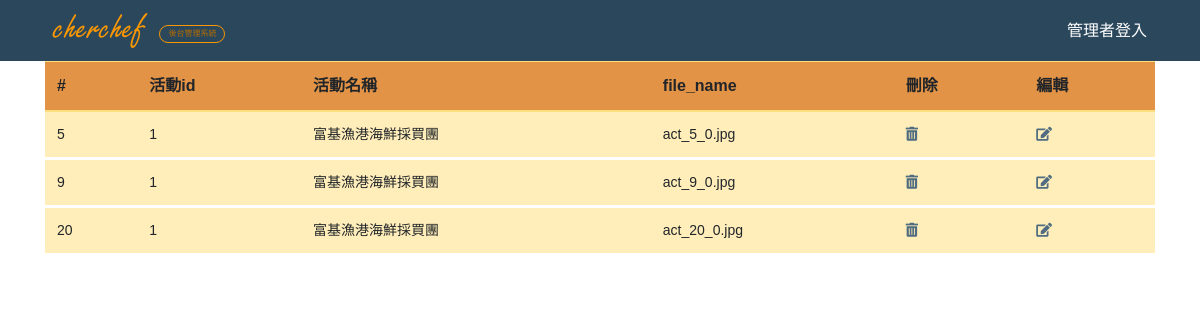
/Chef/activities_photo_search.php?search_input=富基漁港海鮮採買團&activities_sid=1, run on an earlier commit of the app's database.
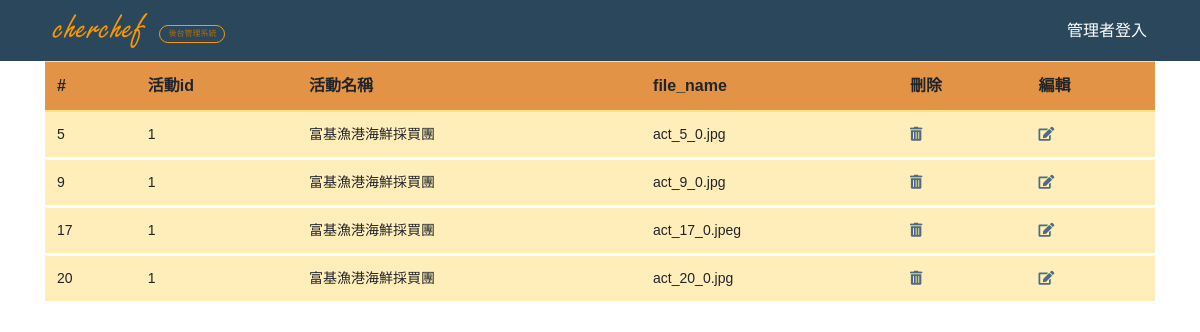
And on a later commit of the database.
### tables this page shows
CREATE TABLE `activities_photo` (
  `sid` int(11) NOT NULL,
  `activities_sid` int(11) NOT NULL,
  `file_name` varchar(255) NOT NULL
);

CREATE TABLE `activities` (
  `sid` int(11) NOT NULL,
  `name` varchar(255) NOT NULL,
  `chef` varchar(255) NOT NULL,
  `places` varchar(255) NOT NULL,
  `time` date NOT NULL,
  `duration` varchar(255) NOT NULL,
  `price` varchar(255) NOT NULL,
  `content` varchar(255) NOT NULL,
  `details` varchar(255) NOT NULL,
  `act_pics` varchar(255) NOT NULL,
  `u_limit` varchar(255) NOT NULL
);

### Chef/activities_photo_search.php (the view, shortened to what this page needs)
<?php
require __DIR__ . '/connect.php';
?>
<?php
if(isset($_POST['search_input']))
$set = $_POST['search_input'];
else if ($_GET['search_input'])
$set = $_GET['search_input'];
if ($set) {
        $show = "SELECT * FROM activities WHERE name LIKE '%$set%'";
        $result = $pdo->query($show);
        $r = $result->fetchAll(PDO::FETCH_ASSOC);
        ?>
<?php include __DIR__ . '/_html_header.php' ?>
<?php include __DIR__ . '/_navbar.php' ?>
<div class="container">
<table class="table table-warning table-hover">
    <thead class="bg-warning">
        <tr>
            <th scope="col">#</th>
            <th scope="col">活動id</th>
            <th scope="col">活動名稱</th>
            <th scope="col">file_name</th>
            <th scope="col">刪除</th>
            <th scope="col">編輯</th>
        </tr>
    </thead>
    <tbody>
        <?php foreach ($r as $ro) : ?>
        <?php
        $sid = $ro['sid'];
        $show2 = "SELECT * FROM activities_photo WHERE activities_sid = $sid";
        $result2 = $pdo->query($show2);
        $rows = $result2->fetchAll(PDO::FETCH_ASSOC);
        ?>
        <?php foreach ($rows as $row) : ?>
        <tr class="form_data_font_style">
            <td><?= $row['sid'] ?></td>
            <td><?= $row['activities_sid'] ?></td>
            <?php
            $stmt2 = $pdo->prepare("SELECT * FROM activities WHERE sid=?");
            $stmt2->execute([$row['activities_sid']]);
            $user = $stmt2->fetch(PDO::FETCH_ASSOC);
            ?>
            <td><?= $user['name'] ?></td>
            <td><?= $row['file_name'] ?></td>
            <td><a href="javascript: delete_it(<?= $row['sid'] ?>,'<?= $row['file_name'] ?>')"><i class="fas fa-trash-alt"></i></a></td>
            <td><a href="activities_photo_data_edit.php?sid=<?= $row['sid'] ?>"><i class="fas fa-edit"></i></a></td>
        </tr>
        <?php endforeach; ?>
        <?php endforeach; ?>
    </tbody>
</table>
<br>
</div>
<?php
}
?>
<?php include __DIR__ . '/_html_footer.php' ?>

What changed in the data, as far as the page shows it:
added activities_photo: sid "17", activities_sid "1", activities.name "富基漁港海鮮採買團", file_name "act_17_0.jpeg"
